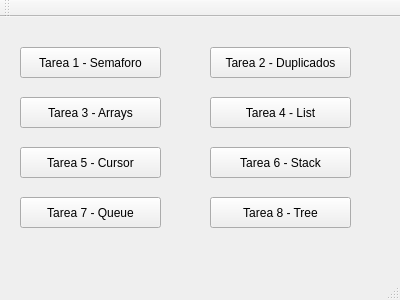
<?xml version="1.0" encoding="UTF-8"?>
<ui version="4.0">
 <class>MainWindow</class>
 <widget class="QMainWindow" name="MainWindow">
  <property name="geometry">
   <rect>
    <x>0</x>
    <y>0</y>
    <width>400</width>
    <height>300</height>
   </rect>
  </property>
  <property name="windowTitle">
   <string>MainWindow</string>
  </property>
  <widget class="QWidget" name="centralWidget">
   <widget class="QPushButton" name="pushButton">
    <property name="geometry">
     <rect>
      <x>20</x>
      <y>30</y>
      <width>141</width>
      <height>31</height>
     </rect>
    </property>
    <property name="text">
     <string>Tarea 1 - Semaforo</string>
    </property>
   </widget>
   <widget class="QPushButton" name="duplicadosButton">
    <property name="geometry">
     <rect>
      <x>210</x>
      <y>30</y>
      <width>141</width>
      <height>31</height>
     </rect>
    </property>
    <property name="text">
     <string>Tarea 2 - Duplicados</string>
    </property>
   </widget>
   <widget class="QPushButton" name="duplicadosButton_2">
    <property name="geometry">
     <rect>
      <x>20</x>
      <y>80</y>
      <width>141</width>
      <height>31</height>
     </rect>
    </property>
    <property name="text">
     <string>Tarea 3 - Arrays</string>
    </property>
   </widget>
   <widget class="QPushButton" name="duplicadosButton_3">
    <property name="geometry">
     <rect>
      <x>210</x>
      <y>80</y>
      <width>141</width>
      <height>31</height>
     </rect>
    </property>
    <property name="text">
     <string>Tarea 4 - List</string>
    </property>
   </widget>
   <widget class="QPushButton" name="duplicadosButton_4">
    <property name="geometry">
     <rect>
      <x>20</x>
      <y>130</y>
      <width>141</width>
      <height>31</height>
     </rect>
    </property>
    <property name="text">
     <string>Tarea 5 - Cursor</string>
    </property>
   </widget>
   <widget class="QPushButton" name="duplicadosButton_5">
    <property name="geometry">
     <rect>
      <x>210</x>
      <y>130</y>
      <width>141</width>
      <height>31</height>
     </rect>
    </property>
    <property name="text">
     <string>Tarea 6 - Stack</string>
    </property>
   </widget>
   <widget class="QPushButton" name="duplicadosButton_6">
    <property name="geometry">
     <rect>
      <x>20</x>
      <y>180</y>
      <width>141</width>
      <height>31</height>
     </rect>
    </property>
    <property name="text">
     <string>Tarea 7 - Queue</string>
    </property>
   </widget>
   <widget class="QPushButton" name="duplicadosButton_7">
    <property name="geometry">
     <rect>
      <x>210</x>
      <y>180</y>
      <width>141</width>
      <height>31</height>
     </rect>
    </property>
    <property name="text">
     <string>Tarea 8 - Tree</string>
    </property>
   </widget>
  </widget>
  <widget class="QMenuBar" name="menuBar">
   <property name="geometry">
    <rect>
     <x>0</x>
     <y>0</y>
     <width>400</width>
     <height>27</height>
    </rect>
   </property>
  </widget>
  <widget class="QToolBar" name="mainToolBar">
   <attribute name="toolBarArea">
    <enum>TopToolBarArea</enum>
   </attribute>
   <attribute name="toolBarBreak">
    <bool>false</bool>
   </attribute>
  </widget>
  <widget class="QStatusBar" name="statusBar"/>
 </widget>
 <layoutdefault spacing="6" margin="11"/>
 <resources/>
 <connections/>
</ui>
